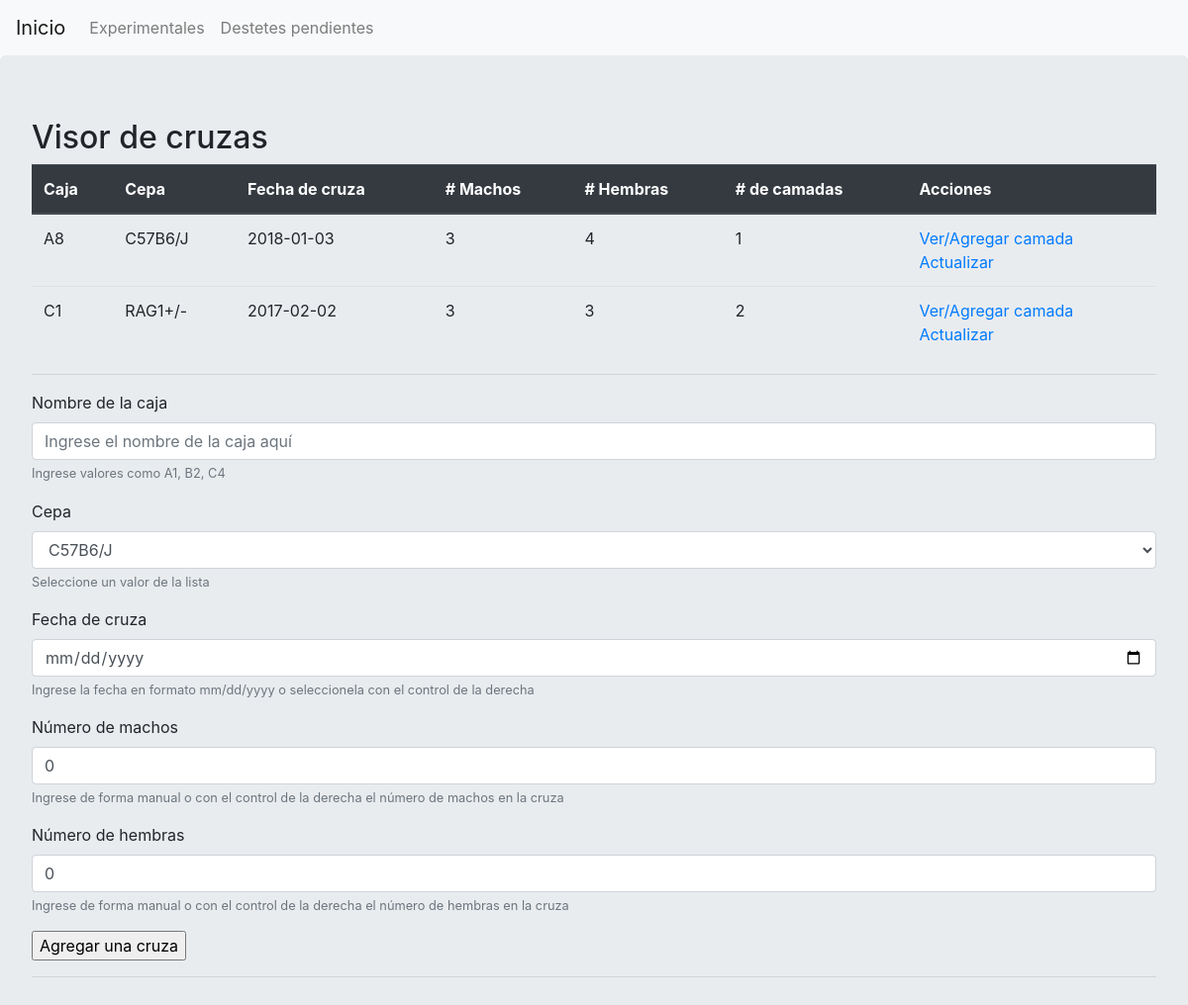
The page / on the database its author committed.
### app.py (models this page shows, shortened)
class Cruza(db.Model):
    __tablename__ = 'cruza'
    __table_args__ = {'extend_existing': True}
    db.Model.metadata.reflect(db.engine)
    id = db.Column(db.Integer, primary_key=True)
    caja = db.Column(db.String(20), nullable=False)
    cepa = db.Column(db.String(20), nullable=False)
    fecha_cruza = db.Column(db.DateTime, default=datetime.utcnow, nullable=False)
    machos = db.Column(db.Integer, default=0)
    hembras = db.Column(db.Integer, default=0)
    camadas = db.relationship('Camada', backref='cruza', lazy=True)
    macho = db.relationship('Macho', backref='cruza', lazy=True)
    hembra = db.relationship('Hembra', backref='cruza', lazy=True)

### app.py (the view)
@app.route("/", methods=['POST', 'GET'])
def index():
    db.create_all()
    if request.method == 'POST':
        caja = request.form['caja'].upper()
        cepa = request.form['cepa']
        fecha_cruza = datetime.strptime(request.form['fecha_cruza'], "%Y-%m-%d")
        machos = int(request.form['machos'])
        hembras = int(request.form['hembras'])
        new_cruza = Cruza(caja=caja, cepa=cepa, fecha_cruza=fecha_cruza, machos=machos, hembras=hembras)
        try:
            db.session.add(new_cruza)
            db.session.commit()
            return redirect('/')
        except:
            return redirect("/user-error/")
    else:
        cruzas = Cruza.query.order_by(Cruza.fecha_cruza.desc()).all()
        return render_template("index.html", cruzas=cruzas, cepa_list=cepa_list)

### templates/index.html (shortened to what this page needs)
{% extends 'base.html' %}
{% block body%}
<div class="jumbotron">
	<div class="content">
		<h2>Visor de cruzas</h2>
		<table class="table">
			<thead class="thead-dark">
				<tr>
					<th>Caja</th>
					<th>Cepa</th>
					<th>Fecha de cruza</th>
					<th># Machos</th>
					<th># Hembras</th>
					<th># de camadas</th>
					<th>Acciones</th>
				</tr>
			</thead>
			{%for cruza in cruzas %}
			<tr>
				<td>{{ cruza.caja }}</td>
				<td>{{ cruza.cepa }}</td>
				<td>{{ cruza.fecha_cruza.date() }}</td>
				<td>{{ cruza.machos }}</td>
				<td>{{ cruza.hembras }}</td>
				<td>{{ cruza.camadas|length }}</td>
				<td>
					<a href="/camada/{{cruza.id}}">Ver/Agregar camada</a><br>
					<a href="/update/{{cruza.id}}">Actualizar</a>
				</td>
			</tr>
			{% endfor %}
		</table>
		<hr>
		<form action="/" method="POST">
			<div class="form-group">
				<label for="caja">Nombre de la caja</label>
				<input type="text" class="form-control" name="caja" id="caja" aria-describedby="cajaHelp" placeholder="Ingrese el nombre de la caja aquí">
				<small id="cajaHelp" class="form-text text-muted">Ingrese valores como A1, B2, C4</small>
			</div>
			<div class="form-group">
				<label for="cepa">Cepa</label>
				<select class="form-control" name="cepa" id="cepa" aria-describedby="cepaHelp">
					{%for cepa in cepa_list %}
					<option value="{{cepa}}">{{cepa}}</option>
					{% endfor %}
				</select>
				<small id="cepaHelp" class="form-text text-muted">Seleccione un valor de la lista</small>
			</div>
			<div class="form-group">
				<label for="fecha_cruza">Fecha de cruza</label>
				<input type="date" class="form-control" name="fecha_cruza" id="fecha_cruza" aria-describedby="fecha_cruzaHelp">
				<small id="fecha_cruzaHelp" class="form-text text-muted">Ingrese la fecha en formato mm/dd/yyyy o seleccionela con el control de la derecha</small>
			</div>
			<div class="form-group">
				<label for="machos">Número de machos</label>
				<input type="number" class="form-control" name="machos" id="machos" aria-describedby="machosHelp" min="0" value="0">
				<small id="machosHelp" class="form-text text-muted">Ingrese de forma manual o con el control de la derecha el número de machos en la cruza</small>
			</div>
			<div class="form-group">
				<label for="hembras">Número de hembras</label>
				<input type="number" class="form-control" name="hembras" id="hembras" aria-describedby="hembrasHelp" min="0" value="0">
				<small id="hembrasHelp" class="form-text text-muted">Ingrese de forma manual o con el control de la derecha el número de hembras en la cruza</small>
			</div>
			<input type="submit" value="Agregar una cruza">
		</form>
		<hr>
	</div>
</div>
{% endblock %}

### rows shown on the page
Cruza: caja "A8", cepa "C57B6/J", fecha_cruza "2018-01-03", machos "3", hembras "4", camadas|length "1"
Cruza: caja "C1", cepa "RAG1+/-", fecha_cruza "2017-02-02", machos "3", hembras "3", camadas|length "2"

### other values the page prints
form field cepa "C57B6/J"
